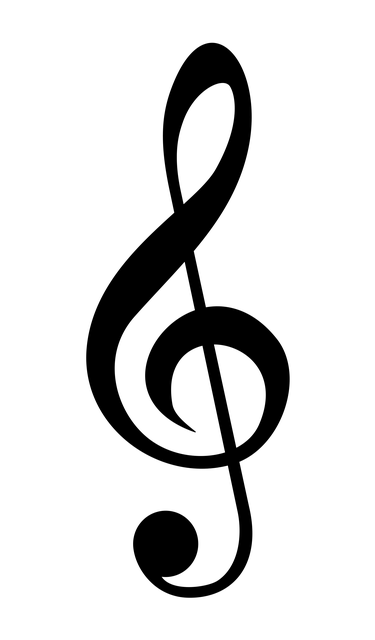
#> input picture images/treble.png, 375 x 640 px
$ python generate_music_note.py treble G2
#> lines starting #> are read from the running program, lines starting #| are printed output that depends on the picture
from PIL import Image, ImageDraw
import argparse
from pathlib import Path

# Constants
SIZE = 50  # Reduce image size to fit everything
STAFF_LINES = 5
STAFF_SPACING = 7  # Reduce spacing for compactness
STAFF_Y_START = 10  # Move staff lower for better positioning
NOTE_RADIUS = 4  # Scale down the note size
NOTE_X = 33  # Adjust position closer to clef
NOTE_STEM_HEIGHT = STAFF_SPACING * 3  # Standard stem height

# Define note positions using an array-based approach
NOTE_ORDER = ["G2", "F2", "E2", "D2", "C2", "B2", "A2", "G1", "F1", "E1", "D1", "C1", "B1", "A1"]

# Function to compute note position
def get_note_position(clef, note):
    try:
        index = NOTE_ORDER.index(note)
        base_offset = -5 if clef == "treble" else 3  # Treble shifts down, bass stays
        spaces_from_middle = 6 - index
        shift = STAFF_SPACING * 0.5 * (spaces_from_middle + base_offset)

        return STAFF_Y_START - shift if clef == "treble" else STAFF_Y_START + shift
    except ValueError:
        return STAFF_Y_START + (STAFF_SPACING * 2)  # Default position


# Clef selection
def draw_music_staff(clef_type, note_letter):
    """Draws a music staff with a given clef and note, returning the image object."""
#> called with clef_type = 'treble', note_letter = 'G2'
    clef_images = {
        "treble": ("images/treble.png", 375, 640, (-3, STAFF_Y_START - 11), 0.08, 0),
        "bass": ("images/bass.png", 549, 640, (3, STAFF_Y_START + 2), 0.04, 3)
    }

    # Create a blank square image with a white background
    img = Image.new("RGB", (SIZE, SIZE), "white")
#> img: PIL image 50x50 RGB; every value is 255
    draw = ImageDraw.Draw(img)

    # Draw the staff lines
    for i in range(STAFF_LINES):
        y = STAFF_Y_START + (i * STAFF_SPACING)
        draw.line([(0, y), (SIZE, y)], fill="black", width=1)

    # Load and paste the clef image
    if clef_type in clef_images:
        clef_path, orig_width, orig_height, position, factor, xAdj = clef_images[clef_type]
        try:
            clef_img = Image.open(Path(__file__).resolve().parent.parent / clef_path).convert("RGBA")  # Open the image with alpha transparency
#> clef_img is the input picture: PIL image 375x640 RGBA; mean R, G, B, A 0, 0, 0, 36.4
            new_size = (int(orig_width * factor), int(orig_height * factor))
            clef_img = clef_img.resize(new_size, Image.LANCZOS)  # Resize with high-quality filter
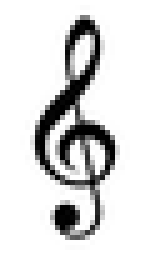
#> clef_img: PIL image 30x51 RGBA (shown 5 times larger); mean R, G, B, A 0, 0, 0, 37.1; transparent parts drawn white
            img.paste(clef_img, position, clef_img)  # Paste using the alpha channel
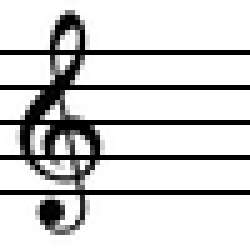
#> img: PIL image 50x50 RGB (shown 5 times larger); min 0, max 255, mean 209.3
        except FileNotFoundError:
            print(f"Error: {clef_path} not found. Make sure it's in the correct directory.")
    else:
        print("Invalid clef type. Use 'treble' or 'bass'.")
        return

    # Get note position
    ADJUSTED_NOTE_X = NOTE_X + xAdj
    if note_letter == "C1":
        ledger_y = get_note_position(clef_type, note_letter)
        draw.line([(ADJUSTED_NOTE_X - NOTE_RADIUS - 2, ledger_y), (ADJUSTED_NOTE_X + NOTE_RADIUS + 2, ledger_y)], fill="black", width=1)  # Ledger line
    NOTE_Y = get_note_position(clef_type, note_letter)

    # Determine stem direction
    if NOTE_Y < STAFF_Y_START + (STAFF_SPACING * 2):
        # Note is above middle line, stem goes down on left
        stem_x = ADJUSTED_NOTE_X - NOTE_RADIUS
        stem_y_start = NOTE_Y
        stem_y_end = stem_y_start + NOTE_STEM_HEIGHT
    else:
        # Note is below middle line, stem goes up on right
        stem_x = ADJUSTED_NOTE_X + NOTE_RADIUS
        stem_y_start = NOTE_Y
        stem_y_end = stem_y_start - NOTE_STEM_HEIGHT

    # Draw the quarter note (filled ellipse with stem)
    draw.ellipse(
        [(ADJUSTED_NOTE_X - NOTE_RADIUS, NOTE_Y - NOTE_RADIUS),
         (ADJUSTED_NOTE_X + NOTE_RADIUS, NOTE_Y + NOTE_RADIUS)],
        fill="black", outline="black", width=1
    )
    draw.line([(stem_x, stem_y_start), (stem_x, stem_y_end)], fill="black", width=1)

    return img


if __name__ == "__main__":
    parser = argparse.ArgumentParser(description="Generate a music staff with a clef and note.")
    parser.add_argument("clef", choices=["treble", "bass"], help="Select the clef (treble or bass)")
    parser.add_argument("note", choices=NOTE_ORDER, help="Select the note (A1-G2)")
    args = parser.parse_args()
    img = draw_music_staff(args.clef, args.note)
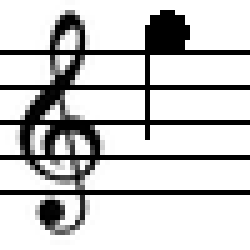
#> img: PIL image 50x50 RGB (shown 5 times larger); min 0, max 255, mean 201.6
    output_path = "output/music_staff.png"
    Path(output_path).parent.mkdir(parents=True, exist_ok=True)
    img.save(output_path)
    img.show()

$ run again, with archive/python-version/images/bass.png copied over images/treble.png
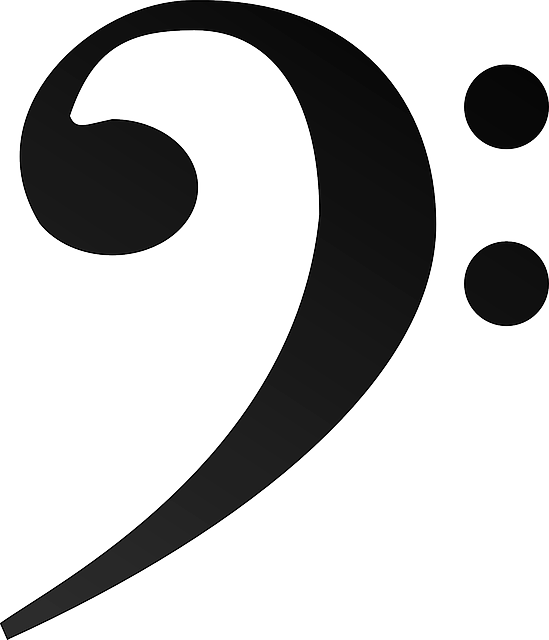
#> input picture archive/python-version/images/bass.png, 549 x 640 px
#> in draw_music_staff, clef_img is the input picture: PIL image 549x640 RGBA; mean R, G, B, A 2.4, 2.4, 2.4, 66.6
#> in draw_music_staff, `clef_img = clef_img.resize(new_size, Image.LANCZOS)`:
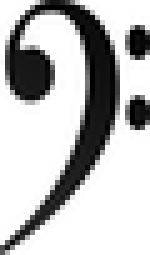
#> clef_img: PIL image 30x51 RGBA (shown 5 times larger); mean R, G, B, A 1.2, 1.2, 1.2, 67.9; transparent parts drawn white
#> `img = draw_music_staff(args.clef, args.note)`:
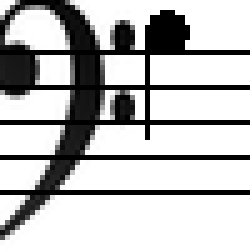
#> img: PIL image 50x50 RGB (shown 5 times larger); min 0, max 255, mean 187.7
